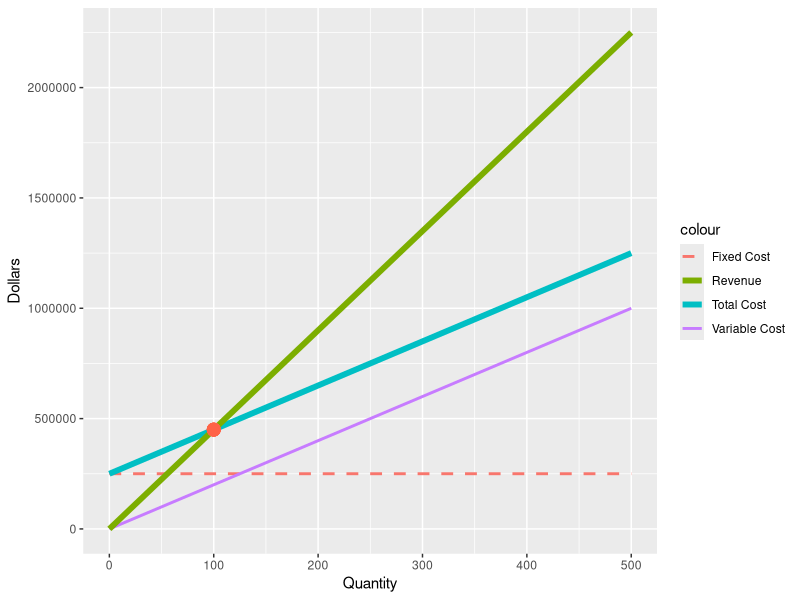
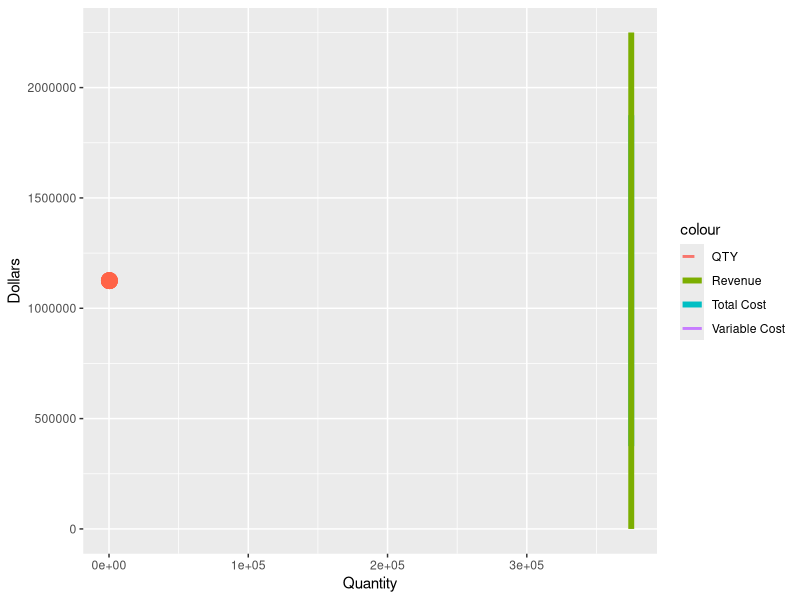
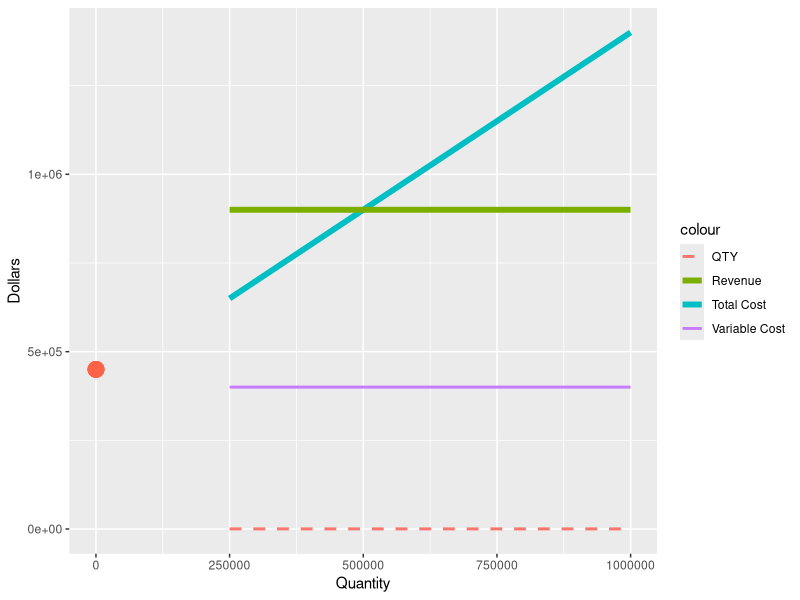

Here is the R script that generated these plots, in order:
#PART A-E
# Clearing the Environment ----
rm(list=ls())

# Set Unit Revenue and Marginal Cost ----
unit_revenue <- 4500
marginal_cost <- 2000
# ADDED IN REVIEW fixed_cost <- 25000

# Create Quantity Column ----
quantity <- seq(0, 500, length.out = 6)

# Create Cost Columns ----
fixed_cost <- rep(250000, length(quantity))
variable_cost <- marginal_cost * quantity
total_cost <- fixed_cost + variable_cost

# Create Revenue Column ----
revenue <- unit_revenue * quantity

# Build data frame ----
df <- data.frame(quantity, fixed_cost, variable_cost, total_cost, revenue)

# Obtain break even quantity ----
break_even_quantity <- fixed_cost[1] / (unit_revenue - marginal_cost)
break_even_quantity

# Import ggplot2 and Tidyverse Package ----
library(ggplot2)
library(tidyverse)

# Build Break Even Point Graph ----
df %>%
  ggplot(aes(x = quantity)) +
  geom_line(aes(y = fixed_cost, col = "Fixed Cost"), size = 1, linetype = "dashed") +
  geom_line(aes(y = variable_cost, col = "Variable Cost"), size = 1) +
  geom_line(aes(y = total_cost, col = "Total Cost"), size = 2) +
  geom_line(aes(y = revenue, col = "Revenue"), size = 2) +
  geom_point(aes(x = break_even_quantity, y = break_even_quantity * unit_revenue),
             colour = "tomato", size = 4) +
  labs(x = "Quantity", y = "Dollars")

#FULL POINTS FOR A-E

#PART F-J
# Clearing the Environment ----
#rm(list=ls())

#from answers below for F
FC <- 300 * (unit_revenue - marginal_cost)
FC

#from answers below for G
MC <- (300 * unit_revenue - fixed_cost) / 300
MC

#from answers below for H

fixed_cost <- 375000
marginal_cost <- 3000

variable_cost <- marginal_cost * quantity
total_cost <- fixed_cost + variable_cost
revenue <- unit_revenue * quantity

df <- data.frame(quantity, fixed_cost, variable_cost, total_cost, revenue)
break_even_quantity <- fixed_cost / (unit_revenue - marginal_cost)
break_even_quantity

df %>%
  ggplot(aes(x = fixed_cost)) +
  geom_line(aes(y = quantity, col = "QTY"), size = 1, linetype = "dashed") +
  geom_line(aes(y = variable_cost, col = "Variable Cost"), size = 1) +
  geom_line(aes(y = total_cost, col = "Total Cost"), size = 2) +
  geom_line(aes(y = revenue, col = "Revenue"), size = 2) +
  geom_point(aes(x = break_even_quantity, y = break_even_quantity * unit_revenue),
             colour = "tomato", size = 5) +
  labs(x = "Quantity", y = "Dollars")

#part H
# Set Unit Revenue and Marginal Cost ----
unit_revenue <- 4500
marginal_cost <- 2000

# Create Quantity Column ----
quantity <- seq(0, 500, length.out = 6)

# Create Cost Columns ----
fixed_cost <- seq(250000, 1000000, length.out = 4)
quantity <- rep(200, length(fixed_cost))
variable_cost <- marginal_cost * quantity
total_cost <- fixed_cost + variable_cost

# Create Revenue Column ----
revenue <- unit_revenue * quantity

# Build data frame ----
df <- data.frame(quantity, fixed_cost, variable_cost, total_cost, revenue)

# Obtain break even quantity ----
break_even_quantity <- fixed_cost[1] / (unit_revenue - marginal_cost)
break_even_quantity

# Import ggplot2 and Tidyverse Package ----
library(ggplot2)
library(tidyverse)

# Build Break Even Point Graph ----
df %>%
  ggplot(aes(x = fixed_cost)) +
  geom_line(aes(y = quantity, col = "QTY"), size = 1, linetype = "dashed") +
  geom_line(aes(y = variable_cost, col = "Variable Cost"), size = 1) +
  geom_line(aes(y = total_cost, col = "Total Cost"), size = 2) +
  geom_line(aes(y = revenue, col = "Revenue"), size = 2) +
  geom_point(aes(x = break_even_quantity, y = break_even_quantity * unit_revenue),
             colour = "tomato", size = 5) +
  labs(x = "Quantity", y = "Dollars")

#I. around 1,400,000 or greater (2833)
#J. no it wouldnt | still profitable

#final score = 85